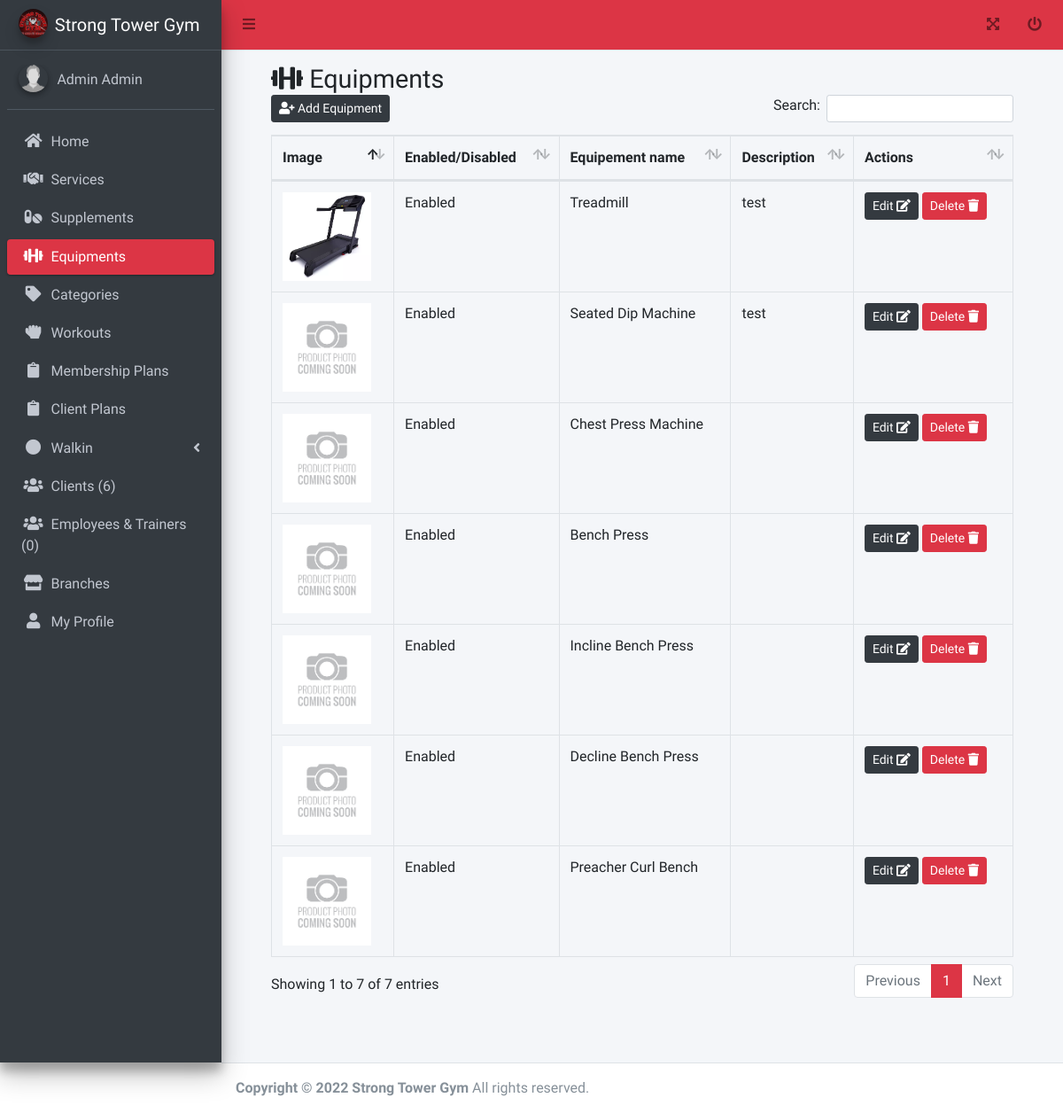
Page /admin/equipments.php (signed in) on the committed database.
### tables this page shows
CREATE TABLE `tbl_equipment` (
  `id` int(11) NOT NULL AUTO_INCREMENT,
  `image` text DEFAULT NULL,
  `name` varchar(255) DEFAULT NULL,
  `qty` int(11) DEFAULT NULL,
  `description` text DEFAULT NULL,
  `created_date` datetime DEFAULT current_timestamp(),
  `updated_date` datetime DEFAULT current_timestamp(),
  `deleted_flag` tinyint(4) DEFAULT 0,
  `enabled` tinyint(4) DEFAULT 1,
  `branch_id` int(11) DEFAULT NULL,
  PRIMARY KEY (`id`)
);

### functions.php (called while the page is built, shortened)
<?php
function get_list($sql)
{
  $data = array();
  $result = mysqli_query($_SESSION['conn'], $sql);
  while ($row = mysqli_fetch_assoc($result)) {
    $data[] = $row;
  }
  return $data;
}

### admin/equipments.php (the view, shortened to what this page needs)
<?php include('header.php'); ?>
<link rel="stylesheet" href="../adminlte/plugins/datatables-bs4/css/dataTables.bootstrap4.min.css">
<link rel="stylesheet" href="../adminlte/plugins/datatables-responsive/css/responsive.bootstrap4.min.css">
<link rel="stylesheet" href="../adminlte/plugins/datatables-buttons/css/buttons.bootstrap4.min.css">
<div>
  <div class="content-wrapper">
    <div class="content-header">
      <div class="container-fluid" id="content">
        <div class="row mb-2">
          <div class="col-sm-12">
            <h1 class="m-0"><i class="fa fa-dumbbell"></i> Equipments</h1>
          </div>
          <div class="col-sm-12">
            <table id="example2" class="table table-bordered table-hover dataTable dtr-inline" aria-describedby="example2_info">
              <thead>
                <tr>
                  <th>Image</th>
                  <th>Enabled/Disabled</th>
                  <th>Equipement name</th>
                  <th>Description</th>
                  <th>Actions</th>
                </tr>
              </thead>
              <tbody>
                <?php $where = ($_SESSION['user']->access_id == 1) ? "" : " and  branch_id = " . $_SESSION['user']->branch_id  ?>
                <?php foreach (get_list("select * from tbl_equipment where deleted_flag = 0 $where") as $res) { ?>
                  <tr>
                    <td><img src="../equipments/<?php echo $res['image']; ?>" style="width:100px;height:100px;object-fit:contain"></td>
                    <td><?php echo ($res['enabled'] == 1) ? 'Enabled' : 'Disabled'; ?></td>
                    <td><?php echo ucfirst($res['name']); ?></td>
                    <td><?php echo $res['description']; ?></td>
                    <?php if (in_array($_SESSION['user']->access_id, array(1,2))) { ?>
                      <td>
                        <form method="post" onsubmit="return confirm('Are You Sure?');">
                          <a href="edit_equipment.php?id=<?= $res['id']; ?>" class="btn btn-sm btn-dark"> Edit <i class="fa fa-edit"></i> </a>
                          <button type="submit" class="btn btn-sm btn-danger" name="delete" value="<?php echo $res['id']; ?>"> Delete <i class="fa fa-trash"></i> </button>
                        </form>
                      </td>
                    <?php } else { ?>
                      <td>
                        <a href="view_equipment.php?id=<?= $res['id']; ?>" class="btn btn-sm btn-dark"> View <i class="fa fa-eye"></i> </a>
                      </td>
                    <?php }  ?>
                  </tr>
                <?php } ?>
              </tbody>
            </table>
          </div>
        </div>
      </div>
    </div>
  </div>
</div>
</div>
<?php include('footer.php'); ?>

### adminlte/css/admin.css (style rules this page uses)
#content { padding: 3em; padding-top: 0px; min-height: 85vh; }

### rows in the picture
tbl_equipment: image (picture), enabled "Enabled", name "Treadmill", description "test", $res['id'] 1 (drawn)
tbl_equipment: image (placeholder picture), enabled "Enabled", name "Seated Dip Machine", description "test", $res['id'] 2 (drawn)
tbl_equipment: image (placeholder picture), enabled "Enabled", name "Chest Press Machine", $res['id'] 3 (drawn)
tbl_equipment: image (placeholder picture), enabled "Enabled", name "Bench Press", $res['id'] 4 (drawn)
tbl_equipment: image (placeholder picture), enabled "Enabled", name "Incline Bench Press", $res['id'] 5 (drawn)
tbl_equipment: image (placeholder picture), enabled "Enabled", name "Decline Bench Press", $res['id'] 6 (drawn)
tbl_equipment: image (placeholder picture), enabled "Enabled", name "Preacher Curl Bench", $res['id'] 7 (drawn)

### other values in the picture
$_SESSION['user']->first_name "Admin"
$_SESSION['user']->last_name "Admin"
